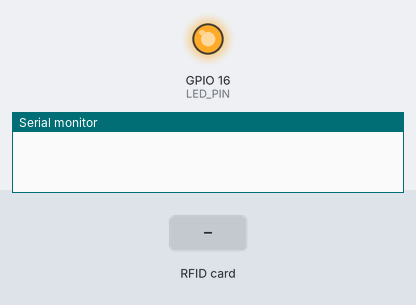
A sketch run on a simulated ESP8266 (NodeMCU). On the bench: output pins drawn as LEDs (lit = HIGH), the last lines printed to the serial monitor. Dashed ring = blinking. The inputs (shaded band) are chosen by the test bench. WiFi joins after 1.5 s; servers stay silent unless stated; uploads are accepted with an empty reply.

Above: at 0.0 s.
1.3 s: RFID card 71 18 6E 05 held to the reader
At 4.1 s:
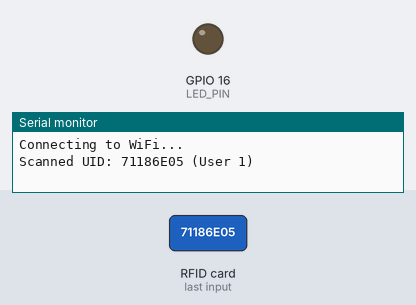
4.3 s: RFID card DD B6 AA 04 held to the reader
6.3 s: RFID card 5E 7A 19 C4 held to the reader
At 7.6 s:
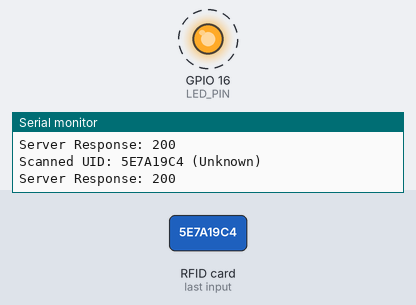
Timing chart, 0 to 14.3 s (numbered marks = the images above; inputs shaded):
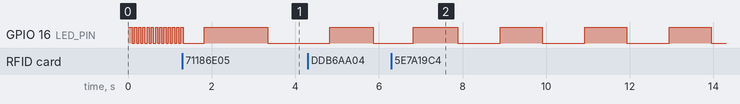

The sketch:

arduino.ino
```cpp
#include <ESP8266WiFi.h>
#include <ESP8266HTTPClient.h>
#include <SPI.h>
#include <MFRC522.h>

// WiFi credentials
const char* ssid = "Urmi";
const char* password = "zdtm8900";

// Flask server details
const char* serverName = "http://192.168.15.121:5001/log";

// RFID Pins
#define RST_PIN   2
#define SS_PIN    15

MFRC522 mfrc522(SS_PIN, RST_PIN);

// Known cards
byte user1UID[4] = {0x71, 0x18, 0x6E, 0x05};
byte user2UID[4] = {0xDD, 0xB6, 0xAA, 0x04};

// WiFi + HTTP
WiFiClient client;
HTTPClient http;

// LED pin (found: GPIO16)
#define LED_PIN 16

// LED states
enum LedMode { WIFI_CONNECTING, WIFI_CONNECTED, CARD_FLASH };
LedMode ledMode = WIFI_CONNECTING;

unsigned long previousMillis = 0;
unsigned long interval = 50;       // default fast blink while connecting
bool ledState = HIGH;              // LED off (active low)

// For card flash timing
unsigned long cardFlashStart = 0;
bool cardFlashing = false;

// Compare two UIDs
bool compareUID(byte *uid, byte *knownUID) {
  for (byte i = 0; i < 4; i++) {
    if (uid[i] != knownUID[i]) return false;
  }
  return true;
}

void setup() {
  Serial.begin(115200);
  pinMode(LED_PIN, OUTPUT);
  digitalWrite(LED_PIN, HIGH); // off by default

  SPI.begin();
  mfrc522.PCD_Init();

  WiFi.begin(ssid, password);
  Serial.print("Connecting to WiFi...\n");
}

void handleLED() {
  unsigned long currentMillis = millis();

  // Card flash overrides other modes
  if (cardFlashing) {
    digitalWrite(LED_PIN, LOW); // ON
    if (currentMillis - cardFlashStart >= 500) {
      digitalWrite(LED_PIN, HIGH); // OFF
      cardFlashing = false;
      // return to heartbeat after flash
      ledMode = (WiFi.status() == WL_CONNECTED) ? WIFI_CONNECTED : WIFI_CONNECTING;
    }
    return;
  }

  // Set interval depending on mode
  if (ledMode == WIFI_CONNECTING) {
    interval = 50;   // fast blink
  } else if (ledMode == WIFI_CONNECTED) {
    interval = 1000; // heartbeat blink
  }

  if (currentMillis - previousMillis >= interval) {
    previousMillis = currentMillis;
    ledState = !ledState;
    digitalWrite(LED_PIN, ledState ? LOW : HIGH);
    // (LOW = ON, HIGH = OFF) so invert logic
  }
}

void loop() {
  handleLED();

  // Update mode depending on WiFi status
  if (!cardFlashing) {
    if (WiFi.status() == WL_CONNECTED) {
      if (ledMode != WIFI_CONNECTED) {
        ledMode = WIFI_CONNECTED;
        Serial.println("Connected to WiFi!");
      }
    } else {
      ledMode = WIFI_CONNECTING;
    }
  }

  // RFID handling
  if (mfrc522.PICC_IsNewCardPresent() && mfrc522.PICC_ReadCardSerial()) {
    // Build UID string
    String uidStr = "";
    for (byte i = 0; i < mfrc522.uid.size; i++) {
      if (mfrc522.uid.uidByte[i] < 0x10) uidStr += "0";
      uidStr += String(mfrc522.uid.uidByte[i], HEX);
    }
    uidStr.toUpperCase();

    // Identify user
    String user = "Unknown";
    if (compareUID(mfrc522.uid.uidByte, user1UID)) {
      user = "User 1";
    } else if (compareUID(mfrc522.uid.uidByte, user2UID)) {
      user = "User 2";
    }

    Serial.printf("Scanned UID: %s (%s)\n", uidStr.c_str(), user.c_str());

    // Trigger LED flash (500ms ON)
    cardFlashing = true;
    cardFlashStart = millis();

    // Send data to Flask server
    if (WiFi.status() == WL_CONNECTED) {
      http.begin(client, serverName);
      http.addHeader("Content-Type", "application/x-www-form-urlencoded");

      String postData = "uid=" + uidStr + "&user=" + user;
      int httpResponseCode = http.POST(postData);

      if (httpResponseCode > 0) {
        Serial.printf("Server Response: %d\n", httpResponseCode);
      } else {
        Serial.printf("Error sending data: %s\n", http.errorToString(httpResponseCode).c_str());
      }
      http.end();
    }

    mfrc522.PICC_HaltA();
    mfrc522.PCD_StopCrypto1();
  }
}
```

Measured:
- by itself, GPIO 16 (LED_PIN): alternates HIGH for 1.0 s and LOW for 1.0 s
